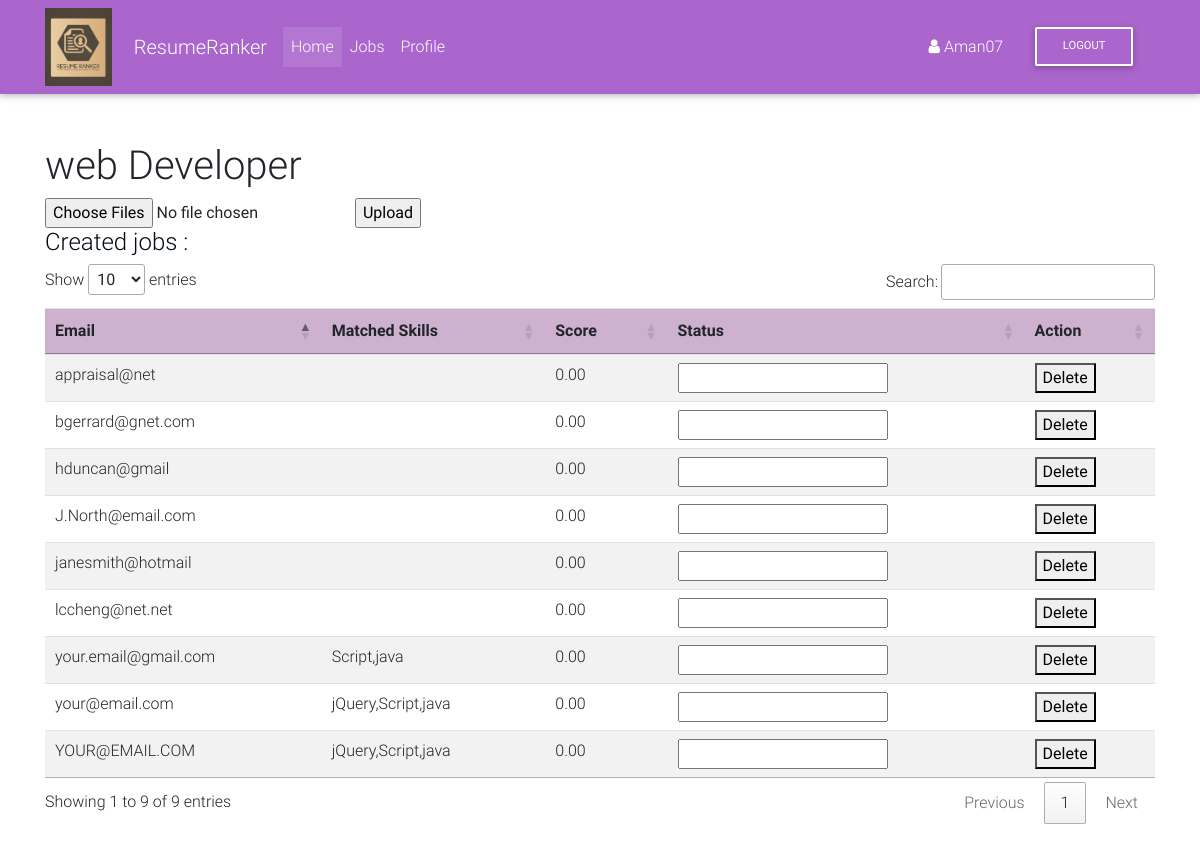
The page /job/41 (signed in) on the database its author committed.
### jobs/models.py (models this page shows)
class Job(models.Model):
    user = models.ForeignKey(User, on_delete=models.CASCADE)
    title = models.CharField(max_length=1000, blank=True)
    job_description = models.CharField(max_length=2000)
    skills = models.CharField(default=False,max_length=2000)
    status = models.CharField(default="NotScored",max_length=10)

class Resume(models.Model):
    job = models.ForeignKey(Job, on_delete=models.CASCADE)
    email = models.EmailField()
    skills = models.CharField(max_length=1000)
    score = models.DecimalField(default=0 , decimal_places=2 , max_digits=4)
    resume_data = models.CharField(max_length=5000)
    status = models.CharField(default="Not Shared",max_length=10)

### jobs/views.py (the view, shortened to what this page needs)
# urls.py: path('job/<int:pk>', jobDetail, name='jobDetail'),
@login_required
def jobDetail(request, pk):
    if request.method == "GET":
        current_job = Job.objects.get(user=request.user,id=pk)
        job = list(Job.objects.filter(user=request.user, id=pk).values())[0]
        resumes = list(Resume.objects.filter(job=current_job).values())
        return render(request, 'app/job.html',{"job": job,"resumes":resumes})

### templates/app/job.html (shortened to what this page needs)
{% extends "base.html" %}
{% block content %}
<h1> {{ job.title }} </h1>
<form method="post" enctype="multipart/form-data" action="/job/{{ job.id }}">
	<input type="file" id="files" name="files" multiple/>
	<input type="submit" value="Upload" />
	</form>
	{% if resumes|length == 0 %}
	<h1> No Data Found </h1>
	{% else %}
	<h4><span style="color: rgb(2, 11, 19);"> Created jobs :</span></h4>
	<table class="table table-striped" id="job">
  <thead>
    <tr style="background-color:rgb(206, 177, 207);">
      <th scope="col">Email</th>
      <th scope="col">Matched Skills</th>
	  <th scope="col">Score</th>
	  <th scope="col">Status</th>
	  <th scope="col">Action</th>
    </tr>
  </thead>
  <tbody>
  {% for resume in resumes %}
    <tr>
		<td>{{ resume.email}}</td>
      <td>{{ resume.skills }}</td>
	  <td>{{ resume.score }}</td>
	  <td>
		<input list="status" name="status">
	  </td>
	  <td>
		<form action="{% url 'jobs:resumeDelete' job.id resume.id %}" method="POST">
		<button type="submit">Delete</button>
		</form>
	   </td>
    </tr>
  {% endfor %}
  </tbody>
</table>
{% endif %}
{% endblock content %}

### templates/navbar.html (shortened to what this page needs)
<nav class="navbar navbar-expand-lg navbar-dark secondary-color mb-5">
<div class="container">
    <img src="../static/img/logo/logo1.PNG" class="img-rounded" alt="logo"
    height="6%"
    width="6%"
    style="display:block ;  margin-left: auto; margin-right:2% ;"
    >
    <a class="navbar-brand" href="{% url 'users:home' %}">ResumeRanker</a>
    <div class="collapse navbar-collapse" id="basicExampleNav">
        <ul class="navbar-nav mr-auto">
            {% if request.user.is_authenticated %}
            <li class="nav-item active">
                <a class="nav-link" href="{% url 'users:home' %}">Home
                </a>
            </li>
            {% endif %}
            {% if request.user.is_authenticated %}
            <li class="nav-item">
                <a class="nav-link" href="{% url 'jobs:jobs' %}">Jobs</a>
            </li>
            {% endif %}
            {% if request.user.is_authenticated %}
            <li class="nav-item">
                <a class="nav-link" href="{% url 'profiles:profile-edit' user.profile.id %}">Profile</a>
            </li>
            {% endif %}
        </ul>
        <div class="my-1 mr-3">
            {% if user.is_authenticated %}
                <div class="white-text">
                   <i class="fa fa-user" aria-hidden="true"></i>
                   {{ request.user }}
                   </div>
        </div>
        <div class="my-1 mr-3">
                <a class="btn btn-outline-white btn-md my-2 my-sm-0 ml-3" href="{% url 'logout' %}">Logout</a>
                </div>
            {% endif %}
        </div>
    </div>
</nav>

### rows shown on the page
Job: title "web Developer"
Resume: email "your@email.com", skills "jQuery,Script,java", score "0.00"
Resume: email "YOUR@EMAIL.COM", skills "jQuery,Script,java", score "0.00"
Resume: email "your.email@gmail.com", skills "Script,java", score "0.00"
Resume: email "lccheng@net.net", score "0.00"
Resume: email "janesmith@hotmail", score "0.00"
Resume: email "hduncan@gmail", score "0.00"
Resume: email "bgerrard@gnet.com", score "0.00"
Resume: email "J.North@email.com", score "0.00"
Resume: email "appraisal@net", score "0.00"

### other values the page prints
{{ request.user }} "Aman07"
